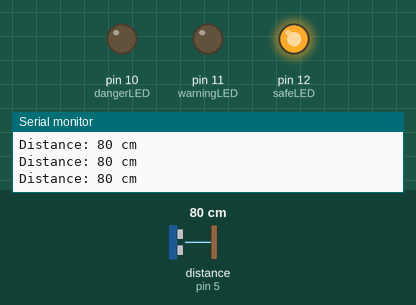
Recording of a sketch running on a simulated Arduino Uno, built with avr-gcc and run on an emulated ATmega328P. Parts: output pins drawn as LEDs (lit = HIGH), the last lines printed to the serial monitor. Wiring (inferred from the names in the program): ultrasonic range finder: trigger pin 4; echo pin 5. The test bench sets the inputs (shaded band); at power-on: distance to the obstacle (sensor on pin 5) 80 cm. The echo pulse lasts 58.3 µs per cm; pins used as bus, display or sensor lines are not drawn.

Above: at 1.3 s.
1.4 s: distance to the obstacle (sensor on pin 5) set to 9 cm
2.9 s: distance to the obstacle (sensor on pin 5) set to 6 cm
At 4.0 s:
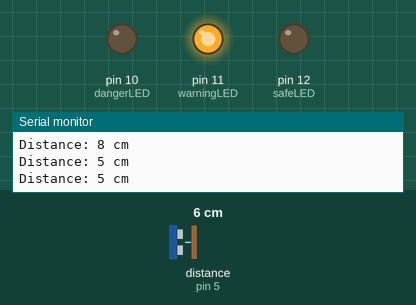
4.5 s: distance to the obstacle (sensor on pin 5) set to 2 cm
At 5.3 s:
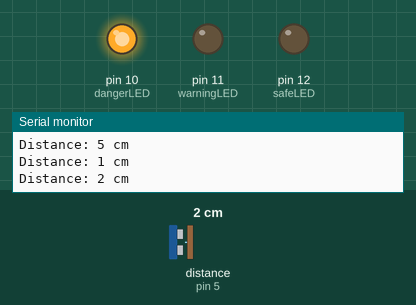
6.0 s: distance to the obstacle (sensor on pin 5) set to 5 cm
At 6.5 s:
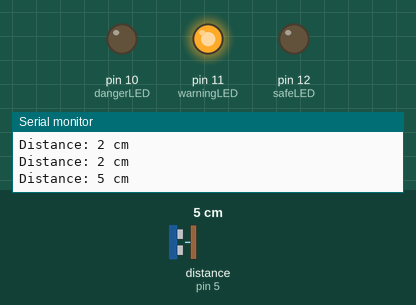
7.5 s: distance to the obstacle (sensor on pin 5) set to 18 cm
At 7.8 s:
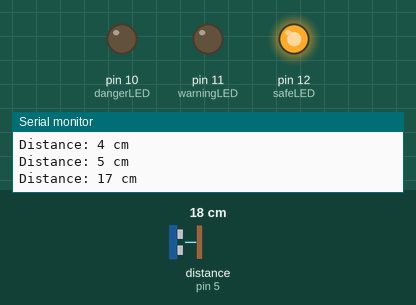
Timing chart, 0 to 10.0 s (numbered marks = the images above; inputs shaded):
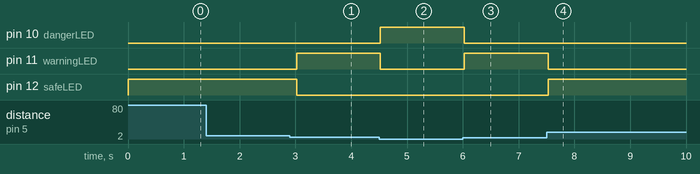

The sketch:

lightwarnings.ino
```cpp
// Define Trig and Echo pins
const int trigPin = 4;
const int echoPin = 5;
const int dangerLED = 10;
const int warningLED = 11;
const int safeLED = 12;


void setup() {
  // Initialize serial communication at 9600 baud rate
  Serial.begin(9600);

  // Set Trig pin as output and Echo pin as input
  pinMode(safeLED, OUTPUT);
  pinMode(dangerLED, OUTPUT);
  pinMode(warningLED, OUTPUT);
  pinMode(trigPin, OUTPUT);
  pinMode(echoPin, INPUT);
}

void loop() {

  // Send a pulse to Trig pin for 10 microseconds
  digitalWrite(trigPin, LOW);
  delayMicroseconds(2);
  digitalWrite(trigPin, HIGH);
delayMicroseconds(10);
digitalWrite(trigPin, LOW);
long duration = pulseIn(echoPin, HIGH);

// Calculate the distance in centimeters by dividing the duration by 58

int distance = duration / 58;

Serial.print("Distance: ");
Serial.print(distance);
Serial.println(" cm");

if((float)distance < 4){
  digitalWrite(dangerLED, HIGH);
  digitalWrite(warningLED, LOW);
  digitalWrite(safeLED, LOW);
}
else if(distance < 7){
  digitalWrite(warningLED, HIGH);
  digitalWrite(dangerLED, LOW);
  digitalWrite(safeLED, LOW);
}
else{
  digitalWrite(safeLED, HIGH);
  digitalWrite(dangerLED, LOW);
  digitalWrite(warningLED, LOW);
}
delay(500);

}
```

Measured:
- the behaviour switches between 8 and 7 cm on distance to the obstacle (sensor on pin 5) (found by bisection; images 0 and 1)
- the behaviour switches between 3 and 4 cm on distance to the obstacle (sensor on pin 5) (found by bisection; images 2 and 3)
- after the input at 2.9 s, pin 11 (warningLED): LOW → HIGH after 0.12 s; pin 12 (safeLED): HIGH → LOW after 0.12 s
- after the input at 4.5 s, pin 10 (dangerLED): LOW → HIGH at once; pin 11 (warningLED): HIGH → LOW at once
- after the input at 6.0 s, pin 10 (dangerLED): HIGH → LOW at once; pin 11 (warningLED): LOW → HIGH at once
- after the input at 7.5 s, pin 11 (warningLED): HIGH → LOW at once; pin 12 (safeLED): LOW → HIGH at once
